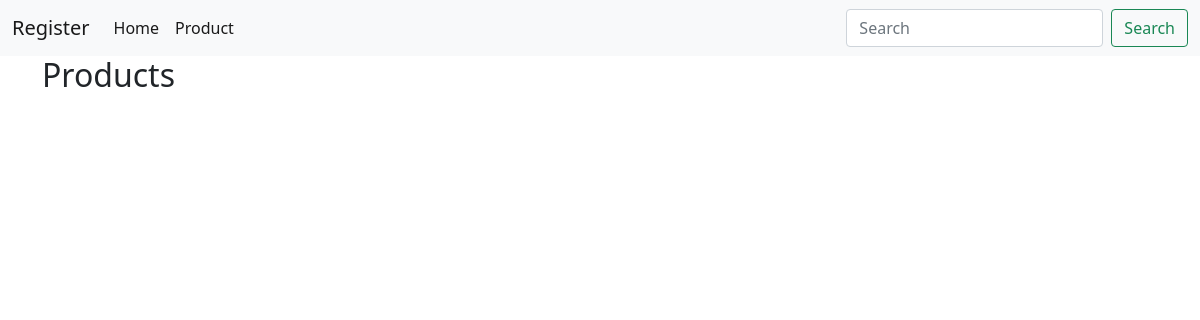
The app's page /ecomapp/products/, older data.
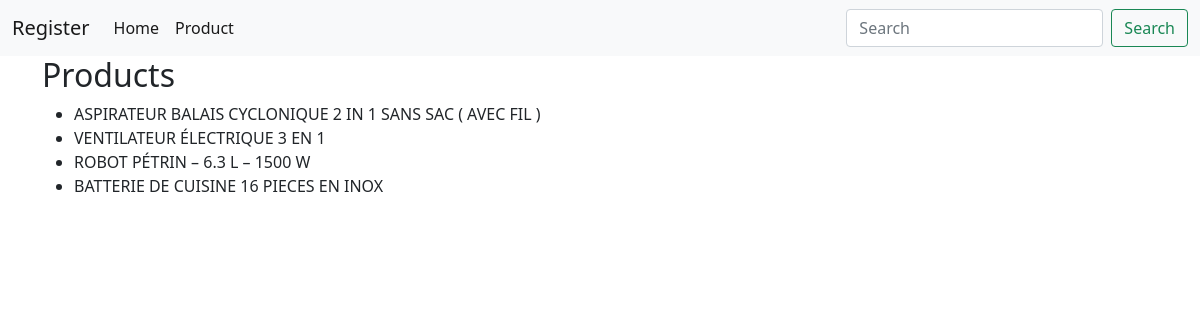
The same page, newer data.
### ecomapp/models.py (models this page shows, shortened)
class Product(models.Model):
    category = models.ForeignKey(Category,related_name='products', on_delete=models.CASCADE)
    title = models.CharField(max_length=200)
    slug = models.SlugField(max_length=200)
    description = models.TextField(blank=True,null=True)
    price = models.FloatField()

### ecomapp/views.py (the view)
# urls.py: path('products/', ProductList.as_view()),
class ProductList(ListView):
    model = Product
    queryset = Product.objects.all()
    template_name = "products/product_list.html"
    context = {
            'products': queryset
            }
    def get(self, request):
        return render(request, self.template_name, self.context)

### ecomapp/templates/products/product_list.html
{% extends "ecomapp/base.html" %}
{% block main %}
    <h2>Products</h2>
    <ul>
        {% for product in products %}
            <li>{{ product.title }}</li>
        {% endfor %}
    </ul>
{% endblock %}

Row changes from the older to the newer data that the page shows:
added Product: title "ASPIRATEUR BALAIS CYCLONIQUE 2 IN 1 SANS SAC ( AVEC FIL )"
added Product: title "VENTILATEUR ÉLECTRIQUE 3 EN 1"
added Product: title "ROBOT PÉTRIN – 6.3 L – 1500 W"
added Product: title "BATTERIE DE CUISINE 16 PIECES EN INOX"
